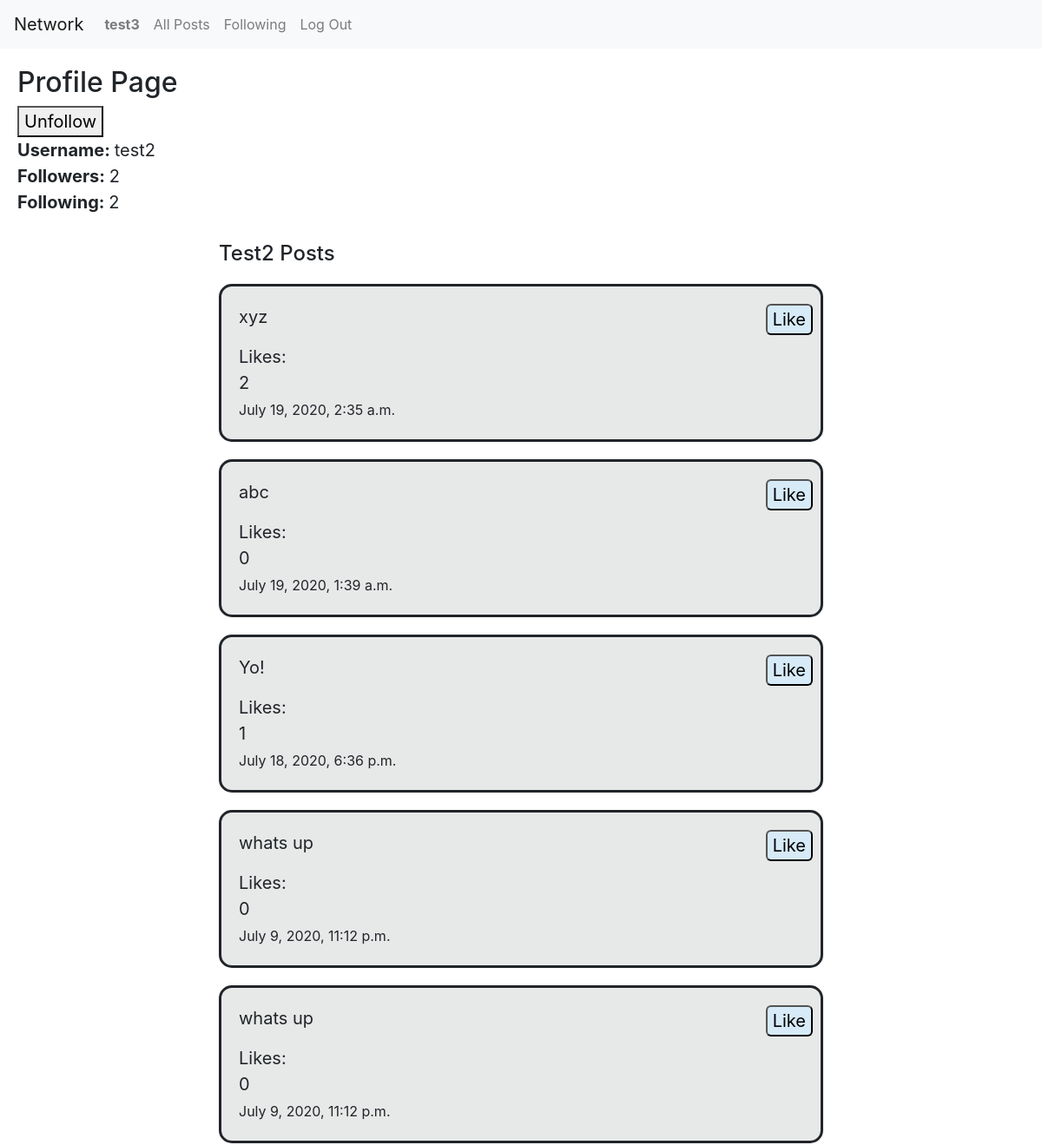
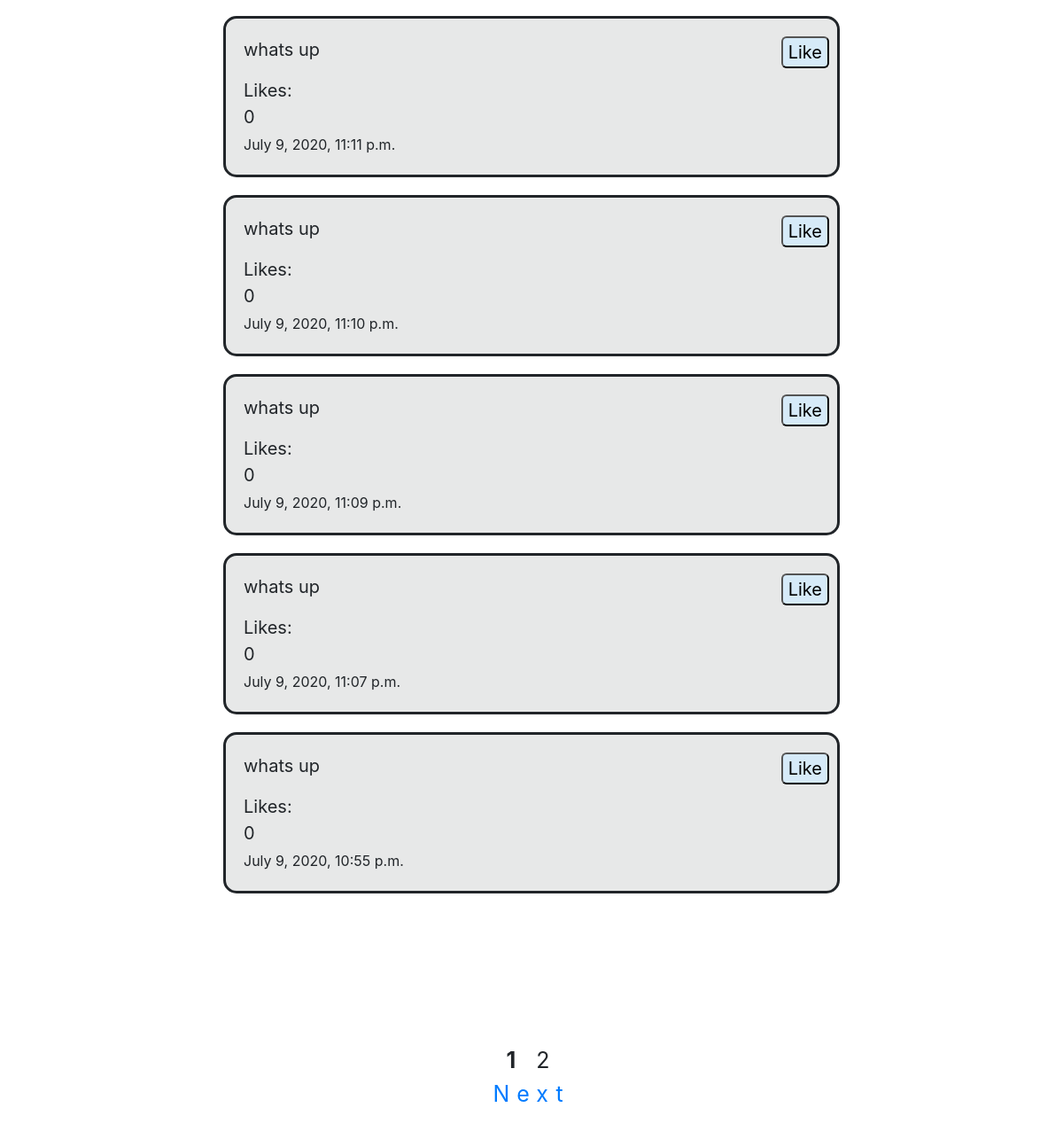
/profile/test2 (signed in), run on the app's committed database (2 pictures, top to bottom).
### network/models.py (models this page shows, shortened)
class User(AbstractUser):
    num_followers = models.IntegerField(default=0)
    num_following = models.IntegerField(default=0)
    def __str__(self):
        return f"{self.username}"

class Post(models.Model):
    username = models.ForeignKey(User, on_delete=models.CASCADE)
    post = models.CharField(max_length=300)
    timestamp = models.DateTimeField(auto_now=True)
    like_count = models.IntegerField(default=0)
    def __str__(self):
        return f"{self.post}"

### network/views.py (the view)
# urls.py: path("profile/<username>", views.profile, name="profile"),
@csrf_exempt
def profile(request, username):
    a = ListFollowed.objects.filter(user__username=request.session["user"])
    if not a:
        list_following = []
    else:
        container = []
        for item in a:
            b = item.people_followed.username
            container.append(b)
            list_following = container
    total_posts = Post.objects.filter(username__username=username).order_by("-timestamp")
    paginator = Paginator(total_posts, 10)
    page = request.GET.get('page')
    posts = paginator.get_page(page)
    request.session["profile"] = username
    context = {
        "logged_user": request.session["user"],
        "profile_name": username,
        "num_followers": User.objects.get(username=username).num_followers,
        "num_following": User.objects.get(username=username).num_following,
        "list_following": list_following,
        "posts": posts
    }
    return render(request, "network/profile.html", context)

### network/templates/network/profile.html (shortened to what this page needs)
{% extends "network/layout.html" %}
{% load static %}
{% block body %}
<div class="profile_account">
<h2>Profile Page</h2>
    <div class="post_section">
    {% if user.is_authenticated %}
        {% if logged_user != profile_name %}
        <button id="fol_unfol"></button>
        {% endif %}
            <div><span><strong>Username: </strong>{{ profile_name }}</span></div>
        <div><span><strong>Followers: </strong><span id="num_followers">{{ num_followers }}</span></span></div>
            <div><span><strong>Following: </strong>{{ num_following }}</span></div><br>
        </div>
        <div class="profile_posts" >
            <strong><h4 id="profile_name">{{profile_name|title}} Posts</h4></strong>
        {% for post in posts %}
            <div class="each_post">
            <div class="each_sub_post_group">
            <p class="post_post" id="{{post.id}}">{{ post }}</p>
            <span>Likes:</span><div class="like_count" id="cnt{{post.id}}">{{post.like_count}}</div><button class="like_link" id="lk{{post.id}}">Like</button>
            <div class="post_date"><small>{{post.timestamp}}</small></div>
            </div>
            </div>
        {% endfor %}
        </div>
        <br><br><br><br><br>
    </div>
    <nav aria-label="page navigation" class="page_navigation">
    <div class="pagination">
        <div class="sub_pagination">
        {% for num in posts.paginator.page_range %}
            {% if posts.number == num %}
                <strong>{{ num }}</strong>
            {% else %}
                {{num}}
            {% endif %}
        {% endfor %}
        {% if posts.has_next %}
            <a href="?page={{ posts.next_page_number }}">Next</a>
        {% endif %}
        </div>
    </div><br><br><br><br><br>
    </nav>
    {% endif %}
{% endblock %}

### network/templates/network/layout.html (shortened to what this page needs)
{% load static %}
<!DOCTYPE html>
<html lang="en">
    <head>
        <link rel="stylesheet" href="https://stackpath.bootstrapcdn.com/bootstrap/4.4.1/css/bootstrap.min.css">
        <link href="{% static 'network/styles.css' %}" rel="stylesheet">
    </head>
    <body>
        <nav class="navbar navbar-expand-lg navbar-light bg-light">
            <a class="navbar-brand" href="#">Network</a>
            <div>
              <ul class="navbar-nav mr-auto">
                {% if user.is_authenticated %}
                    <li class="nav-item">
                        <a class="nav-link" href="{% url 'index' %}"><strong>{{ user.username }}</strong></a>
                    </li>
                {% endif %}
                <li class="nav-item">
                  <a class="nav-link" href="{% url 'post' %}">All Posts</a>
                </li>
                {% if user.is_authenticated %}
                    <li class="nav-item">
                        <a class="nav-link" href="{% url 'following' %}">Following</a>
                    </li>
                    <li class="nav-item">
                        <a class="nav-link" href="{% url 'logout' %}">Log Out</a>
                    </li>
                {% endif %}
              </ul>
            </div>
          </nav>
        <div class="body">
            {% block body %}
            {% endblock %}
        </div>
    </body>
</html>

### network/static/network/styles.css (style rules this page uses)
.each_post { display: block; background-color: #e7e8e8; padding: 1em; border-style: solid; border-radius: 15px; max-width: 60%; margin-left: auto; margin-right: auto; margin-top:1em; max-height: 230px; height: auto }
.each_sub_post_group { display: grid; }
.page_navigation { margin: auto; width: 50%; text-align: center; }
.pagination { margin: auto; width: 50%; font-size: 25px; font-stretch: expanded; letter-spacing: 8px; }
.sub_pagination { margin: auto; width: 50%; }
.like_link { position: absolute; right: 22%; border-radius:6px; background-color: #d6eaf8; }
#profile_name { display: block; margin-left: 20%; margin-right: auto; }
.profile_account { font-size: 20px; padding: 1em; }

### data on the page
User: username "test3"
User: username "test2", username "Test2"
Post: post "xyz", like_count "2", timestamp "July 19, 2020, 2:35 a.m."
Post: post "abc", like_count "0", timestamp "July 19, 2020, 1:39 a.m."
Post: post "Yo!", like_count "1", timestamp "July 18, 2020, 6:36 p.m."
Post: post "whats up", like_count "0", timestamp "July 9, 2020, 11:12 p.m."
Post: post "whats up", like_count "0", timestamp "July 9, 2020, 11:12 p.m."
Post: post "whats up", like_count "0", timestamp "July 9, 2020, 11:11 p.m."
Post: post "whats up", like_count "0", timestamp "July 9, 2020, 11:10 p.m."
Post: post "whats up", like_count "0", timestamp "July 9, 2020, 11:09 p.m."
Post: post "whats up", like_count "0", timestamp "July 9, 2020, 11:07 p.m."
Post: post "whats up", like_count "0", timestamp "July 9, 2020, 10:55 p.m."

### other printed values
{{ num_followers }} "2"
{{ num_following }} "2"
{{ num }} "1"
{{ num }} "2"
